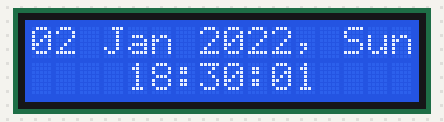
Recording of a sketch running on a simulated Arduino Uno, built for the host (arithmetic inside an expression is 32-bit, double 64-bit). Shown: 16×2 character LCD. The local clock reads 2024-03-15 10:24:30 at power-on unless the sketch sets it; what the sketch prints to the serial monitor is not drawn.

Above: at 1.1 s.
At 5.1 s:
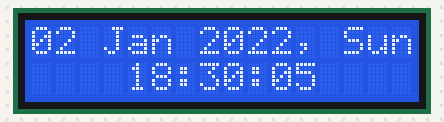
At 9.1 s:
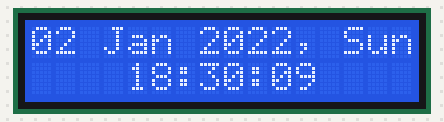
At 17.1 s:
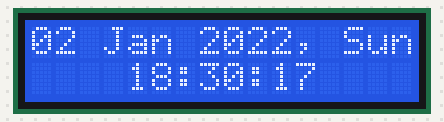
At 28.1 s:
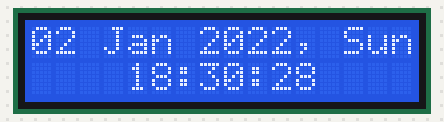
At 39.1 s:
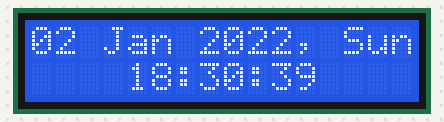

Measured:
- what the display in image 0 shows lasts 1.0 s, from 1.0 s to 2.0 s
- what the display in image 3 shows lasts 2.0 s, from 17.0 s to 19.0 s

The sketch:

sketch_mar04a.ino
```cpp
#include <LiquidCrystal.h>


#include "Wire.h"
LiquidCrystal lcd(11,10,9,8,7,6);

#include "iarduino_RTC.h"
iarduino_RTC time (RTC_DS1302,1,3,2);  // DS1302
// iarduino_RTC time (RTC_DS1307);     // DS1307 i2C
// iarduino_RTC time (RTC_DS3231);     // DS3231 i2C

void setup() {
  Serial.begin(9600);
  lcd.begin(16,2);
  time.begin();
  // 0  sec, 30 min, 18 hour, 2 date, january, 2022, wed
  time.settime(0, 30, 18, 2, 1, 22, 0);
}

void loop() {
  // выводим время 1 раз в секунду
  if (millis() % 1000 == 0) {
     Serial.println(time.gettime("d-m-Y, H:i:s, D"));

     lcd.setCursor(0,0);
     lcd.print(time.gettime("d M Y, D"));
     lcd.setCursor(4,1);
     lcd.print(time.gettime("H:i:s"));
  }
}
```
